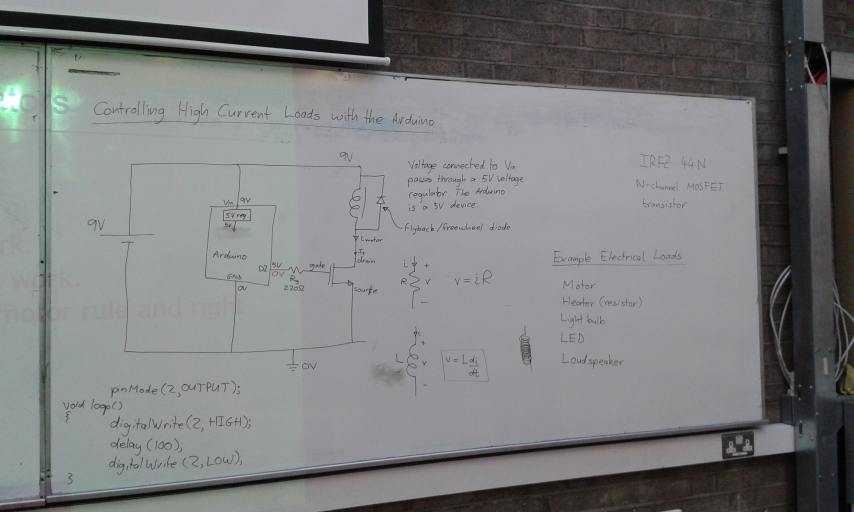
#> input picture web-document-scanner/data/20181017_100333.jpg, 2560 x 1536 px (shown at 1/3 size); its folder holds only this picture in this run
$ python -i hough.py   (imports and definitions only)   (older library calls are emulated)
#> lines starting #> are read from the running program, lines starting #| are printed output that depends on the picture; after the words box and inside, x2 and y2 are one past the last pixel; in counts of white or black regions, pixels touching at a corner belong together; long printed decimals are rounded
### web-document-scanner/reshape.py
# import the necessary packages
import numpy as np
import cv2


# [22 lines left out: function order_points, not called in this run]


# import the necessary packages
import numpy as np
import cv2

def order_points(pts):
	# initialzie a list of coordinates that will be ordered
	# such that the first entry in the list is the top-left,
	# the second entry is the top-right, the third is the
	# bottom-right, and the fourth is the bottom-left
	rect = np.zeros((4, 2), dtype = "float32")

	# the top-left point will have the smallest sum, whereas
	# the bottom-right point will have the largest sum
	s = pts.sum(axis = 1)
	rect[0] = pts[np.argmin(s)]
	rect[2] = pts[np.argmax(s)]

	# now, compute the difference between the points, the
	# top-right point will have the smallest difference,
	# whereas the bottom-left will have the largest difference
	diff = np.diff(pts, axis = 1)
	rect[1] = pts[np.argmin(diff)]
	rect[3] = pts[np.argmax(diff)]

	# return the ordered coordinates
	return rect

def four_point_transform(image, pts):
	# obtain a consistent order of the points and unpack them
	# individually
	rect = order_points(pts)
	(tl, tr, br, bl) = rect

	# compute the width of the new image, which will be the
	# maximum distance between bottom-right and bottom-left
	# x-coordiates or the top-right and top-left x-coordinates
	widthA = np.sqrt(((br[0] - bl[0]) ** 2) + ((br[1] - bl[1]) ** 2))
	widthB = np.sqrt(((tr[0] - tl[0]) ** 2) + ((tr[1] - tl[1]) ** 2))
	maxWidth = max(int(widthA), int(widthB))

	# compute the height of the new image, which will be the
	# maximum distance between the top-right and bottom-right
	# y-coordinates or the top-left and bottom-left y-coordinates
	heightA = np.sqrt(((tr[0] - br[0]) ** 2) + ((tr[1] - br[1]) ** 2))
	heightB = np.sqrt(((tl[0] - bl[0]) ** 2) + ((tl[1] - bl[1]) ** 2))
	maxHeight = max(int(heightA), int(heightB))

	# now that we have the dimensions of the new image, construct
	# the set of destination points to obtain a "birds eye view",
	# (i.e. top-down view) of the image, again specifying points
	# in the top-left, top-right, bottom-right, and bottom-left
	# order
	dst = np.array([
		[0, 0],
		[maxWidth - 1, 0],
		[maxWidth - 1, maxHeight - 1],
		[0, maxHeight - 1]], dtype = "float32")

	# compute the perspective transform matrix and then apply it
	M = cv2.getPerspectiveTransform(rect, dst)
	warped = cv2.warpPerspective(image, M, (maxWidth, maxHeight))

	# return the warped image
	return warped

### web-document-scanner/hough.py
import cv2
import numpy as np
import os
import math
from reshape import four_point_transform
from undistort.undistort import undistort_square

# [29 lines left out: functions emptyDirectory, crop_minAreaRect, not called in this run]

# https://docs.opencv.org/trunk/da/d22/tutorial_py_canny.html
# https://stackoverflow.com/questions/42721213/python-opencv-extrapolating-the-largest-rectangle-off-of-a-set-of-contour-poin
def auto_canny(image, sigma = 0.33):
    # compute the mediam of the single channel pixel intensities
    v = np.median(image)

    # apply automatic Canny edge detection using the computed median
    # lower = int(max(0, (1.0 - sigma) * v))
    # upper = int(min(255, (1.0 + sigma) *v))

    lower = int(0.5 * v)
    upper = int(max(0, (1.0 - sigma) * v))

    # # apertureSize = 3
    # L2gradient = True
    edged = cv2.Canny(image, lower, upper)

    # return edged image
    return edged

#https://en.wikipedia.org/wiki/Otsu%27s_method
# [8 lines left out: function otsu_canny, not called in this run]

def laplacian(image):
    return cv2.Laplacian(image,cv2.CV_64F)


def hough(L, edges):
    # https://docs.opencv.org/2.4/doc/tutorials/imgproc/imgtrans/hough_lines/hough_lines.html
    threshold = 100  # Accumulator threshold parameter. Only those lines are returned that get enough votes ( >threshold ).
    minLineLength = 0.1*L # The minimum number of points that can form a line. Lines with less than this number of points are disregarded.
    maxLineGap = 0.02*L # The maximum gap between two points to be considered in the same line.

    rho = 1  # The resolution of the parameter r in pixels. We use 1 pixel.
    theta = np.pi / 180  # The resolution of the parameter \theta in radians. We use 1 degree (CV_PI/180)

    lines = cv2.HoughLinesP(image=edges, rho=rho, theta=theta, threshold=threshold,minLineLength = minLineLength, maxLineGap=maxLineGap)
    return lines

# [12 lines left out: function findRectMinArea, not called in this run]

def print_line(src, line, color):
    for col1, row1, col2, row2 in line:
        cv2.line(src, (col1, row1), (col2, row2), color, 3, cv2.LINE_AA)

def findLongestLine(src, lines, rowMin, colMin, rowMax, colMax, vertical):
    threshold = 10

    res = None
    resL = 0

    for line in lines:
        angle = 90
        for col1, row1, col2, row2 in line:
            if row1 < rowMin or row1 > rowMax or row2 < rowMin or row2 > rowMax or col1 < colMin or col1 > colMax or col2 < colMin or col2 > colMax:
                continue
            # cv2.line(src, (col1, row1), (col2, row2), (211, 211, 211), 3, cv2.LINE_AA)
            print_line(src, line, (211,211,211))
            if col1 != col2:
                angle = math.atan((row1 - row2) / (col1 - col2));
                angle = abs(angle * 180 / math.pi);
            if vertical:
                if abs(angle - 90) < threshold:
                    L = math.sqrt((row1 - row2)**2 + (col1 - col2)**2)
                    if L > resL:
                        res = line
                        resL = L
            else:
                if abs(angle) < threshold:
                    L = math.sqrt((row1 - row2) ** 2 + (col1 - col2) ** 2)
                    if L > resL:
                        res = line
                        resL = L
    return res


def find_intersection(line1, line2):
    # extract points
    x1, y1, x2, y2 = line1[0].astype(np.longlong)
    x3, y3, x4, y4 = line2[0].astype(np.longlong)
    # compute determinant
    Px = ((x1*y2 - y1*x2)*(x3-x4) - (x1-x2)*(x3*y4 - y3*x4))/  \
        ((x1-x2)*(y3-y4) - (y1-y2)*(x3-x4))
    Py = ((x1*y2 - y1*x2)*(y3-y4) - (y1-y2)*(x3*y4 - y3*x4))/  \
        ((x1-x2)*(y3-y4) - (y1-y2)*(x3-x4))
    # Px = ((x4-x3)*(y1-y3) - (y4-y3)*(x1-x3)) / ((y4-y3)*(x2-x1) - (x4-x3)*(y2-y1))
    # Py = ((x2-x1)*(y1-y3) - (y2-y1)*(x1-x3)) / ((y4-y3)*(x2-x1) - (x4-x3)*(y2-y1))
    return Px, Py

def getLineLength(line):
    for col1, row1, col2, row2 in line:
        return  math.sqrt((row1 - row2) ** 2 + (col1 - col2) ** 2)

def isValidPoint(src, point):
    col, row = point
    height = src.shape[0]
    width = src.shape[1]
    if row < 0 or row > height or col <0 or col > width:
        return False
    return True

def findRectDivideConquer(src, lines):
    height = src.shape[0]
    width = src.shape[1]
    top = findLongestLine(src, lines, 0, 0, height/4, width, vertical=False)
    bottom = findLongestLine(src, lines, 3*height/4, 0, height, width, vertical=False)
    left = findLongestLine(src, lines, 0, 0, height, width/4, vertical=True)
    right = findLongestLine(src, lines, 0, 3*width/4, height, width, vertical=True)

    if top is None:
        top = np.array((0, 0, width, 0)).reshape(1,4)
    if bottom is None :
        bottom = np.array((0, height, width, height)).reshape(1,4)
    if left is None :
        left = np.array((0, 0, 0, height)).reshape(1,4)
    if right is None:
        right = np.array((width, 0, width, height)).reshape(1,4)

    print_line(src, top, (0, 0, 255))
    print_line(src, bottom, (0, 0, 255))
    print_line(src, left, (0, 0, 255))
    print_line(src, right, (0, 0, 255))

    # cv2.imwrite(houghPath, src)

    topLeft = find_intersection(top, left)
    topRight = find_intersection(top, right)
    bottomLeft = find_intersection(bottom, left)
    bottomRight = find_intersection(bottom, right)

    if not isValidPoint(src, topLeft):
        topLeft = 0,0
    if not isValidPoint(src, topRight):
        topRight = width, 0
    if not isValidPoint(src, bottomLeft):
        bottomLeft = 0, height
    if not isValidPoint(src, bottomRight):
        bottomRight = width, height

    return (topLeft, topRight, bottomLeft, bottomRight)

def generateRectangle(src):
    # [16 lines of commented-out code are left out]

    srcGray = cv2.cvtColor(src, cv2.COLOR_BGR2GRAY)
    # cv2.imwrite(grayPath, srcGray)

    # srcBlur = cv2.GaussianBlur(srcGray, (3, 3), 0)

    # Use canny
    edges = auto_canny(srcGray)
    # cv2.imwrite(edgesPath, edges)


    height = src.shape[0]
    width = src.shape[1]
    L = min(height, width)
    print('Image Height       : ', height)
    print('Image Width        : ', width)

    lines = hough(L, edges)
    if lines is None:
        return

    # rect = findRectMinArea(src, lines)
    points = findRectDivideConquer(src, lines)
    print (points)
    # cv2.imwrite(houghPath, src)

    points = np.array(points)
    cropped = four_point_transform(src, points)

    undistorted = undistort_square(cropped)

    # return src
    return undistorted

# [15 lines of commented-out code are left out]

>>> import cv2
>>> picture = cv2.imread('data/20181017_100333.jpg')
#> picture is the input picture: shape (1536, 2560, 3); mean B, G, R 126.6, 125.6, 124.5
>>> result = generateRectangle(picture)
#> in auto_canny, `v = np.median(image)`: v = 151
#> in auto_canny, `lower = int(0.5 * v)`: lower = 75
#> in auto_canny, `upper = int(max(0, (1.0 - sigma) * v))`: upper = 101
#> in auto_canny, `edged = cv2.Canny(image, lower, upper)`:
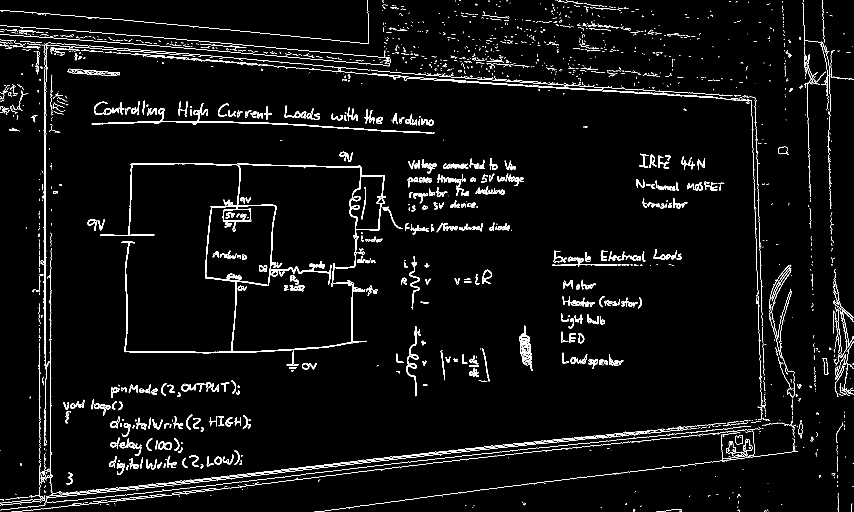
#> edged: shape (1536, 2560) (shown at 1/3 size); 2.6% white in thin lines or dots
#| Image Height       :  1536
#| Image Width        :  2560
#> in hough, `lines = cv2.HoughLinesP(image=edges, rho=rho, theta=theta, threshold=t..`: lines = 246 rows, first 6: [134, 1096, 134, 86], [850, 1408, 1005, 1391], [360, 144, 1395, 234], [137, 874, 137, 246], [1156, 1380, 1841, 1308], [1286, 1390, 1559, 1361]
#> the loop in findLongestLine, `for line in lines:` made 246 passes
#> after the loop in findLongestLine, `for line in lines:`:
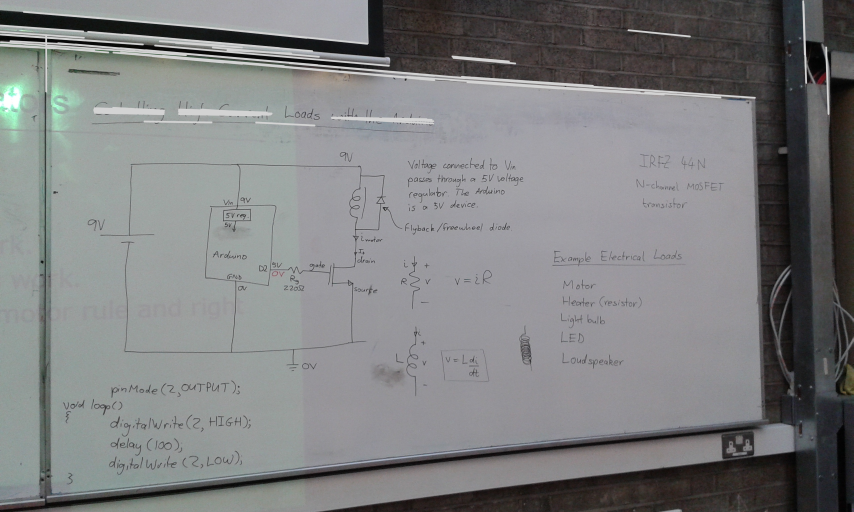
#> src: shape (1536, 2560, 3) (shown at 1/3 size); 2.37% of pixels changed, all inside (x1, y1, x2, y2) = (0, 0, 2489, 380)
#> after the loop in findLongestLine, `for line in lines:`: res = [[360, 144, 1395, 234]]; resL = 1038.9
#> in findRectDivideConquer, `top = findLongestLine(src, lines, 0, 0, height/4, width, vertical=False)`: top = [[360, 144, 1395, 234]]
#> call 2 of findLongestLine, with lines = array of shape (246, 1, 4), rowMin = 1152, colMin = 0, rowMax = 1536, colMax = 2560, vertical = False
#> the loop in findLongestLine (call 2), `for line in lines:` made 246 passes
#> after the loop in findLongestLine (call 2), `for line in lines:`:
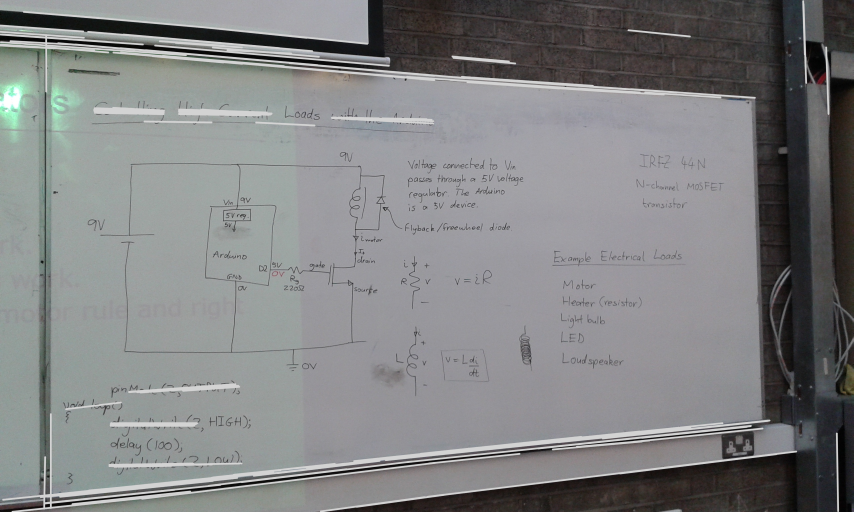
#> src: shape (1536, 2560, 3) (shown at 1/3 size); 2.41% of pixels changed, all inside (x1, y1, x2, y2) = (6, 1149, 2518, 1536)
#> after the loop in findLongestLine (call 2), `for line in lines:`: res = [[1282, 1490, 2389, 1354]]; resL = 1115.3
#> in findRectDivideConquer, `bottom = findLongestLine(src, lines, 3*height/4, 0, height, width, ver..`: bottom = [[1282, 1490, 2389, 1354]]
#> call 3 of findLongestLine, with lines = array of shape (246, 1, 4), rowMin = 0, colMin = 0, rowMax = 1536, colMax = 640, vertical = True
#> the loop in findLongestLine (call 3), `for line in lines:` made 246 passes
#> after the loop in findLongestLine (call 3), `for line in lines:`:
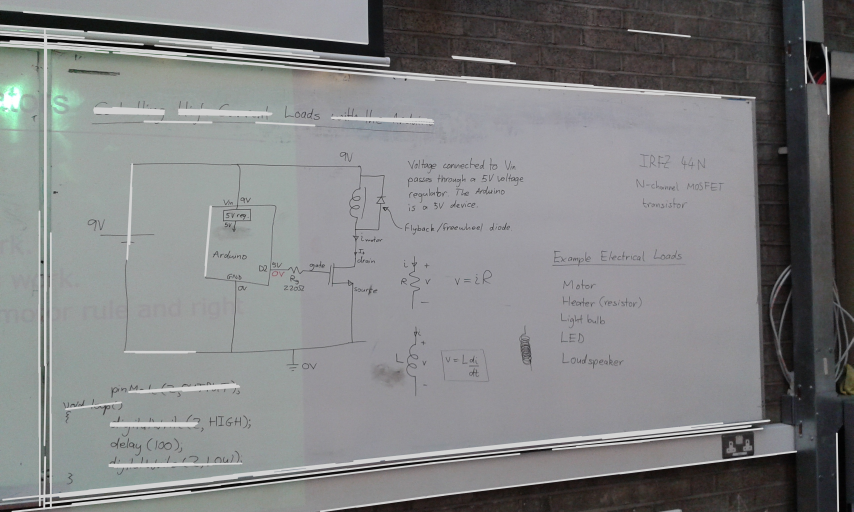
#> src: shape (1536, 2560, 3) (shown at 1/3 size); 1.11% of pixels changed, all inside (x1, y1, x2, y2) = (0, 32, 641, 1536)
#> after the loop in findLongestLine (call 3), `for line in lines:`: res = [[134, 1096, 134, 86]]; resL = 1010
#> in findRectDivideConquer, `left = findLongestLine(src, lines, 0, 0, height, width/4, vertical=True)`: left = [[134, 1096, 134, 86]]
#> call 4 of findLongestLine, with lines = array of shape (246, 1, 4), rowMin = 0, colMin = 1920, rowMax = 1536, colMax = 2560, vertical = True
#> the loop in findLongestLine (call 4), `for line in lines:` made 246 passes
#> after the loop in findLongestLine (call 4), `for line in lines:`:
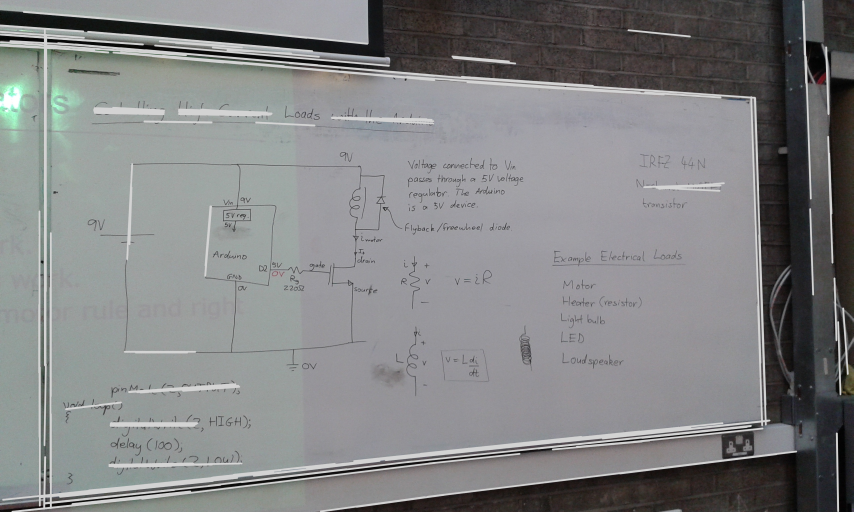
#> src: shape (1536, 2560, 3) (shown at 1/3 size); 0.84% of pixels changed, all inside (x1, y1, x2, y2) = (1924, 0, 2547, 1536)
#> after the loop in findLongestLine (call 4), `for line in lines:`: res = [[2264, 292, 2296, 1215]]; resL = 923.6
#> in findRectDivideConquer, `right = findLongestLine(src, lines, 0, 3*width/4, height, width, verti..`: right = [[2264, 292, 2296, 1215]]
#> in findRectDivideConquer, `print_line(src, right, (0, 0, 255))`:
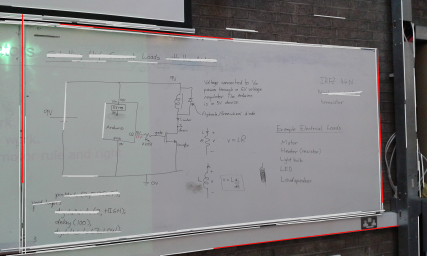
#> src: shape (1536, 2560, 3) (shown at 1/6 size); mean B, G, R 131.4, 130.5, 130.8
#> in find_intersection, `x1, y1, x2, y2 = line1[0].astype(np.longlong)`: x1 = 360; y1 = 144; x2 = 1395; y2 = 234
#> in find_intersection, `x3, y3, x4, y4 = line2[0].astype(np.longlong)`: x3 = 134; y3 = 1096; x4 = 134; y4 = 86
#> in find_intersection, `Px = ((x1*y2 - y1*x2)*(x3-x4) - (x1-x2)*(x3*y4 - y3*x4))/  \ ((x1-x2)*..`: Px = 134
#> in find_intersection, `Py = ((x1*y2 - y1*x2)*(y3-y4) - (y1-y2)*(x3*y4 - y3*x4))/  \ ((x1-x2)*..`: Py = 124.3
#> in findRectDivideConquer, `topLeft = find_intersection(top, left)`: topLeft = (134, 124.3)
#> in findRectDivideConquer, `topRight = find_intersection(top, right)`: topRight = (2264.6, 309.6)
#> in findRectDivideConquer, `bottomLeft = find_intersection(bottom, left)`: bottomLeft = (134, 1631)
#> in findRectDivideConquer, `bottomRight = find_intersection(bottom, right)`: bottomRight = (2301.2, 1364.8)
#> in isValidPoint, `col, row = point`: col = 134; row = 124.3
#> in generateRectangle, `points = findRectDivideConquer(src, lines)`: points = ((134, 124.3), (2264.6, 309.6), (0, 1536), (2301.2, 1364.8))
#| ((134.0, 124.348), (2264.611, 309.618), (0, 1536), (2301.193, 1364.787))
#> in generateRectangle, `points = np.array(points)`: points = [[134, 124.3], [2264.6, 309.6], [0, 1536], [2301.2, 1364.8]]
#> in order_points, `s = pts.sum(axis = 1)`: s = [258.3, 2574.2, 1536, 3666]
#> in order_points, `diff = np.diff(pts, axis = 1)`: diff = [-9.65, -1955, 1536, -936.4]
#> in four_point_transform, `rect = order_points(pts)`: rect = [[134, 124.3], [2264.6, 309.6], [2301.2, 1364.8], [0, 1536]]
#> in four_point_transform, `(tl, tr, br, bl) = rect`: tl = [134, 124.3]; tr = [2264.6, 309.6]; br = [2301.2, 1364.8]; bl = [0, 1536]
#> in four_point_transform, `widthA = np.sqrt(((br[0] - bl[0]) ** 2) + ((br[1] - bl[1]) ** 2))`: widthA = 2307.6
#> in four_point_transform, `widthB = np.sqrt(((tr[0] - tl[0]) ** 2) + ((tr[1] - tl[1]) ** 2))`: widthB = 2138.7
#> in four_point_transform, `maxWidth = max(int(widthA), int(widthB))`: maxWidth = 2307
#> in four_point_transform, `heightA = np.sqrt(((tr[0] - br[0]) ** 2) + ((tr[1] - br[1]) ** 2))`: heightA = 1055.8
#> in four_point_transform, `heightB = np.sqrt(((tl[0] - bl[0]) ** 2) + ((tl[1] - bl[1]) ** 2))`: heightB = 1418
#> in four_point_transform, `maxHeight = max(int(heightA), int(heightB))`: maxHeight = 1417
#> in four_point_transform, `dst = np.array([ [0, 0], [maxWidth - 1, 0], [maxWidth - 1, maxHeight -..`: dst = [[0, 0], [2306, 0], [2306, 1416], [0, 1416]]
#> in four_point_transform, `M = cv2.getPerspectiveTransform(rect, dst)`: M = [[0.802, 0.0762, -117], [-0.093, 1.07, -120.6], [-0.000118, 4.92e-05, 1]]
#> in four_point_transform, `warped = cv2.warpPerspective(image, M, (maxWidth, maxHeight))`:
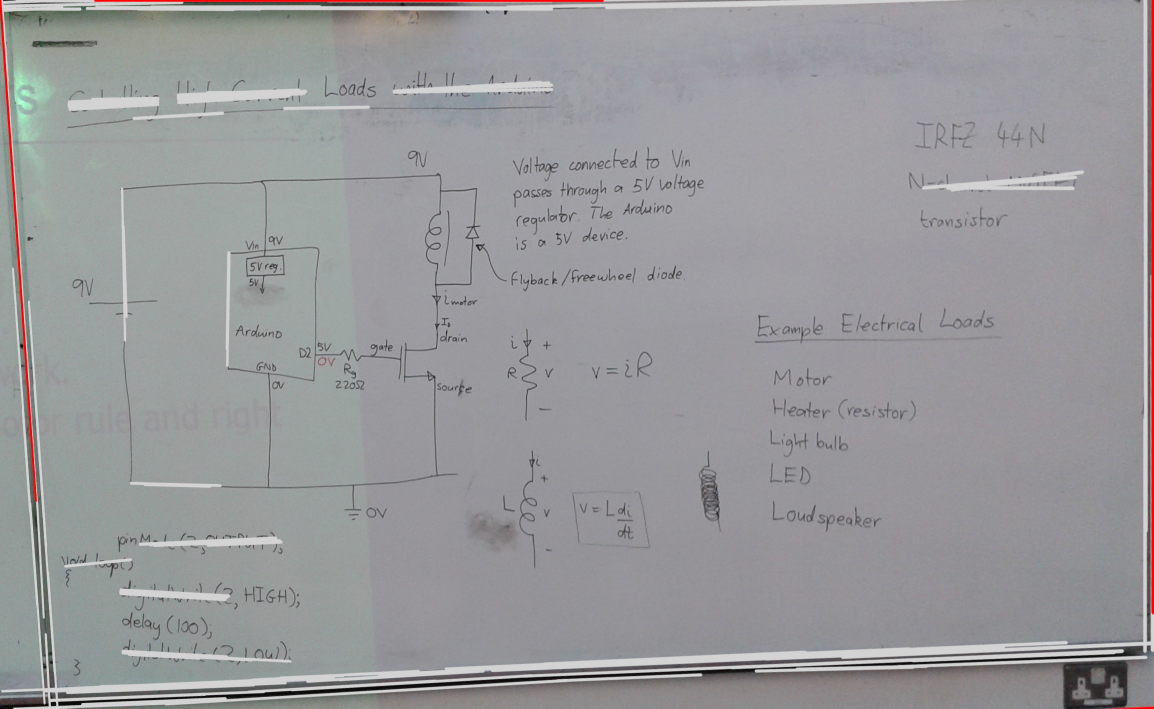
#> warped: shape (1417, 2307, 3) (shown at 1/2 size); mean B, G, R 155, 152.6, 152.5
#> (the run stopped early here; a loop or call above may not have finished)
